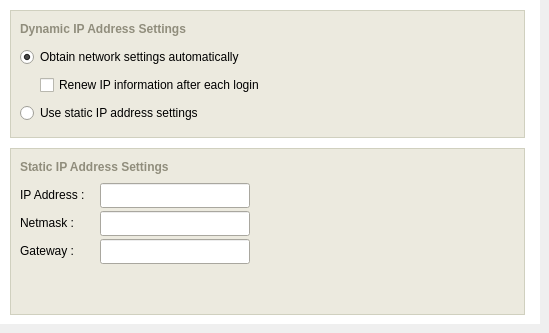
      <widget class="QWidget" name="widgetTabsConnectionsNetworkPage" >
       <attribute name="title" >
        <string>Network</string>
       </attribute>
       <widget class="QFrame" name="backgroundTabsConnectionsNetworkPage" >
        <property name="geometry" >
         <rect>
          <x>0</x>
          <y>0</y>
          <width>540</width>
          <height>324</height>
         </rect>
        </property>
        <property name="palette" >
         <palette>
          <active>
           <colorrole role="WindowText" >
            <brush brushstyle="SolidPattern" >
             <color alpha="255" >
              <red>127</red>
              <green>157</green>
              <blue>185</blue>
             </color>
            </brush>
           </colorrole>
           <colorrole role="Base" >
            <brush brushstyle="SolidPattern" >
             <color alpha="255" >
              <red>255</red>
              <green>255</green>
              <blue>255</blue>
             </color>
            </brush>
           </colorrole>
           <colorrole role="Window" >
            <brush brushstyle="SolidPattern" >
             <color alpha="255" >
              <red>255</red>
              <green>255</green>
              <blue>255</blue>
             </color>
            </brush>
           </colorrole>
          </active>
          <inactive>
           <colorrole role="WindowText" >
            <brush brushstyle="SolidPattern" >
             <color alpha="255" >
              <red>127</red>
              <green>157</green>
              <blue>185</blue>
             </color>
            </brush>
           </colorrole>
           <colorrole role="Base" >
            <brush brushstyle="SolidPattern" >
             <color alpha="255" >
              <red>255</red>
              <green>255</green>
              <blue>255</blue>
             </color>
            </brush>
           </colorrole>
           <colorrole role="Window" >
            <brush brushstyle="SolidPattern" >
             <color alpha="255" >
              <red>255</red>
              <green>255</green>
              <blue>255</blue>
             </color>
            </brush>
           </colorrole>
          </inactive>
          <disabled>
           <colorrole role="WindowText" >
            <brush brushstyle="SolidPattern" >
             <color alpha="255" >
              <red>119</red>
              <green>119</green>
              <blue>119</blue>
             </color>
            </brush>
           </colorrole>
           <colorrole role="Base" >
            <brush brushstyle="SolidPattern" >
             <color alpha="255" >
              <red>255</red>
              <green>255</green>
              <blue>255</blue>
             </color>
            </brush>
           </colorrole>
           <colorrole role="Window" >
            <brush brushstyle="SolidPattern" >
             <color alpha="255" >
              <red>255</red>
              <green>255</green>
              <blue>255</blue>
             </color>
            </brush>
           </colorrole>
          </disabled>
         </palette>
        </property>
        <property name="autoFillBackground" >
         <bool>true</bool>
        </property>
        <property name="frameShape" >
         <enum>QFrame::NoFrame</enum>
        </property>
        <property name="frameShadow" >
         <enum>QFrame::Plain</enum>
        </property>
        <property name="lineWidth" >
         <number>0</number>
        </property>
        <widget class="QFrame" name="dataFrameDHCPSettings" >
         <property name="geometry" >
          <rect>
           <x>10</x>
           <y>10</y>
           <width>515</width>
           <height>128</height>
          </rect>
         </property>
         <property name="minimumSize" >
          <size>
           <width>515</width>
           <height>128</height>
          </size>
         </property>
         <property name="maximumSize" >
          <size>
           <width>515</width>
           <height>128</height>
          </size>
         </property>
         <property name="palette" >
          <palette>
           <active>
            <colorrole role="WindowText" >
             <brush brushstyle="SolidPattern" >
              <color alpha="255" >
               <red>208</red>
               <green>208</green>
               <blue>191</blue>
              </color>
             </brush>
            </colorrole>
            <colorrole role="Base" >
             <brush brushstyle="SolidPattern" >
              <color alpha="255" >
               <red>255</red>
               <green>255</green>
               <blue>255</blue>
              </color>
             </brush>
            </colorrole>
            <colorrole role="Window" >
             <brush brushstyle="SolidPattern" >
              <color alpha="255" >
               <red>236</red>
               <green>234</green>
               <blue>223</blue>
              </color>
             </brush>
            </colorrole>
           </active>
           <inactive>
            <colorrole role="WindowText" >
             <brush brushstyle="SolidPattern" >
              <color alpha="255" >
               <red>208</red>
               <green>208</green>
               <blue>191</blue>
              </color>
             </brush>
            </colorrole>
            <colorrole role="Base" >
             <brush brushstyle="SolidPattern" >
              <color alpha="255" >
               <red>255</red>
               <green>255</green>
               <blue>255</blue>
              </color>
             </brush>
            </colorrole>
            <colorrole role="Window" >
             <brush brushstyle="SolidPattern" >
              <color alpha="255" >
               <red>236</red>
               <green>234</green>
               <blue>223</blue>
              </color>
             </brush>
            </colorrole>
           </inactive>
           <disabled>
            <colorrole role="WindowText" >
             <brush brushstyle="SolidPattern" >
              <color alpha="255" >
               <red>119</red>
               <green>119</green>
               <blue>119</blue>
              </color>
             </brush>
            </colorrole>
            <colorrole role="Base" >
             <brush brushstyle="SolidPattern" >
              <color alpha="255" >
               <red>236</red>
               <green>234</green>
               <blue>223</blue>
              </color>
             </brush>
            </colorrole>
            <colorrole role="Window" >
             <brush brushstyle="SolidPattern" >
              <color alpha="255" >
               <red>236</red>
               <green>234</green>
               <blue>223</blue>
              </color>
             </brush>
            </colorrole>
           </disabled>
          </palette>
         </property>
         <property name="autoFillBackground" >
          <bool>true</bool>
         </property>
         <property name="frameShape" >
          <enum>QFrame::Box</enum>
         </property>
         <property name="frameShadow" >
          <enum>QFrame::Plain</enum>
         </property>
         <widget class="QLabel" name="headerDHCPSettings" >
          <property name="geometry" >
           <rect>
            <x>10</x>
            <y>10</y>
            <width>460</width>
            <height>18</height>
           </rect>
          </property>
          <property name="minimumSize" >
           <size>
            <width>460</width>
            <height>18</height>
           </size>
          </property>
          <property name="maximumSize" >
           <size>
            <width>460</width>
            <height>18</height>
           </size>
          </property>
          <property name="palette" >
           <palette>
            <active>
             <colorrole role="WindowText" >
              <brush brushstyle="SolidPattern" >
               <color alpha="255" >
                <red>144</red>
                <green>141</green>
                <blue>124</blue>
               </color>
              </brush>
             </colorrole>
            </active>
            <inactive>
             <colorrole role="WindowText" >
              <brush brushstyle="SolidPattern" >
               <color alpha="255" >
                <red>144</red>
                <green>141</green>
                <blue>124</blue>
               </color>
              </brush>
             </colorrole>
            </inactive>
            <disabled>
             <colorrole role="WindowText" >
              <brush brushstyle="SolidPattern" >
               <color alpha="255" >
                <red>119</red>
                <green>119</green>
                <blue>119</blue>
               </color>
              </brush>
             </colorrole>
            </disabled>
           </palette>
          </property>
          <property name="font" >
           <font>
            <pointsize>9</pointsize>
            <weight>75</weight>
            <bold>true</bold>
           </font>
          </property>
          <property name="lineWidth" >
           <number>0</number>
          </property>
          <property name="text" >
           <string>Dynamic IP Address Settings</string>
          </property>
          <property name="alignment" >
           <set>Qt::AlignLeading|Qt::AlignLeft|Qt::AlignVCenter</set>
          </property>
          <property name="margin" >
           <number>0</number>
          </property>
          <property name="indent" >
           <number>0</number>
          </property>
         </widget>
         <widget class="QRadioButton" name="dataRadioDHCP" >
          <property name="geometry" >
           <rect>
            <x>10</x>
            <y>38</y>
            <width>300</width>
            <height>18</height>
           </rect>
          </property>
          <property name="minimumSize" >
           <size>
            <width>300</width>
            <height>18</height>
           </size>
          </property>
          <property name="maximumSize" >
           <size>
            <width>300</width>
            <height>18</height>
           </size>
          </property>
          <property name="palette" >
           <palette>
            <active>
             <colorrole role="WindowText" >
              <brush brushstyle="SolidPattern" >
               <color alpha="255" >
                <red>0</red>
                <green>0</green>
                <blue>0</blue>
               </color>
              </brush>
             </colorrole>
            </active>
            <inactive>
             <colorrole role="WindowText" >
              <brush brushstyle="SolidPattern" >
               <color alpha="255" >
                <red>0</red>
                <green>0</green>
                <blue>0</blue>
               </color>
              </brush>
             </colorrole>
            </inactive>
            <disabled>
             <colorrole role="WindowText" >
              <brush brushstyle="SolidPattern" >
               <color alpha="255" >
                <red>119</red>
                <green>119</green>
                <blue>119</blue>
               </color>
              </brush>
             </colorrole>
            </disabled>
           </palette>
          </property>
          <property name="text" >
           <string>Obtain network settings automatically</string>
          </property>
          <property name="checked" >
           <bool>true</bool>
          </property>
         </widget>
         <widget class="QCheckBox" name="dataCheckboxRenewSettings" >
          <property name="geometry" >
           <rect>
            <x>30</x>
            <y>66</y>
            <width>300</width>
            <height>18</height>
           </rect>
          </property>
          <property name="minimumSize" >
           <size>
            <width>300</width>
            <height>18</height>
           </size>
          </property>
          <property name="maximumSize" >
           <size>
            <width>300</width>
            <height>18</height>
           </size>
          </property>
          <property name="palette" >
           <palette>
            <active>
             <colorrole role="WindowText" >
              <brush brushstyle="SolidPattern" >
               <color alpha="255" >
                <red>0</red>
                <green>0</green>
                <blue>0</blue>
               </color>
              </brush>
             </colorrole>
            </active>
            <inactive>
             <colorrole role="WindowText" >
              <brush brushstyle="SolidPattern" >
               <color alpha="255" >
                <red>0</red>
                <green>0</green>
                <blue>0</blue>
               </color>
              </brush>
             </colorrole>
            </inactive>
            <disabled>
             <colorrole role="WindowText" >
              <brush brushstyle="SolidPattern" >
               <color alpha="255" >
                <red>119</red>
                <green>119</green>
                <blue>119</blue>
               </color>
              </brush>
             </colorrole>
            </disabled>
           </palette>
          </property>
          <property name="text" >
           <string>Renew IP information after each login</string>
          </property>
         </widget>
         <widget class="QRadioButton" name="dataRadioStaticIP" >
          <property name="geometry" >
           <rect>
            <x>10</x>
            <y>94</y>
            <width>300</width>
            <height>18</height>
           </rect>
          </property>
          <property name="minimumSize" >
           <size>
            <width>300</width>
            <height>18</height>
           </size>
          </property>
          <property name="maximumSize" >
           <size>
            <width>300</width>
            <height>18</height>
           </size>
          </property>
          <property name="palette" >
           <palette>
            <active>
             <colorrole role="WindowText" >
              <brush brushstyle="SolidPattern" >
               <color alpha="255" >
                <red>0</red>
                <green>0</green>
                <blue>0</blue>
               </color>
              </brush>
             </colorrole>
            </active>
            <inactive>
             <colorrole role="WindowText" >
              <brush brushstyle="SolidPattern" >
               <color alpha="255" >
                <red>0</red>
                <green>0</green>
                <blue>0</blue>
               </color>
              </brush>
             </colorrole>
            </inactive>
            <disabled>
             <colorrole role="WindowText" >
              <brush brushstyle="SolidPattern" >
               <color alpha="255" >
                <red>119</red>
                <green>119</green>
                <blue>119</blue>
               </color>
              </brush>
             </colorrole>
            </disabled>
           </palette>
          </property>
          <property name="text" >
           <string>Use static IP address settings</string>
          </property>
         </widget>
        </widget>
        <widget class="QFrame" name="dataFrameStaticIPSettings" >
         <property name="geometry" >
          <rect>
           <x>10</x>
           <y>148</y>
           <width>515</width>
           <height>167</height>
          </rect>
         </property>
         <property name="minimumSize" >
          <size>
           <width>515</width>
           <height>167</height>
          </size>
         </property>
         <property name="maximumSize" >
          <size>
           <width>515</width>
           <height>167</height>
          </size>
         </property>
         <property name="palette" >
          <palette>
           <active>
            <colorrole role="WindowText" >
             <brush brushstyle="SolidPattern" >
              <color alpha="255" >
               <red>208</red>
               <green>208</green>
               <blue>191</blue>
              </color>
             </brush>
            </colorrole>
            <colorrole role="Base" >
             <brush brushstyle="SolidPattern" >
              <color alpha="255" >
               <red>255</red>
               <green>255</green>
               <blue>255</blue>
              </color>
             </brush>
            </colorrole>
            <colorrole role="Window" >
             <brush brushstyle="SolidPattern" >
              <color alpha="255" >
               <red>236</red>
               <green>234</green>
               <blue>223</blue>
              </color>
             </brush>
            </colorrole>
           </active>
           <inactive>
            <colorrole role="WindowText" >
             <brush brushstyle="SolidPattern" >
              <color alpha="255" >
               <red>208</red>
               <green>208</green>
               <blue>191</blue>
              </color>
             </brush>
            </colorrole>
            <colorrole role="Base" >
             <brush brushstyle="SolidPattern" >
              <color alpha="255" >
               <red>255</red>
               <green>255</green>
               <blue>255</blue>
              </color>
             </brush>
            </colorrole>
            <colorrole role="Window" >
             <brush brushstyle="SolidPattern" >
              <color alpha="255" >
               <red>236</red>
               <green>234</green>
               <blue>223</blue>
              </color>
             </brush>
            </colorrole>
           </inactive>
           <disabled>
            <colorrole role="WindowText" >
             <brush brushstyle="SolidPattern" >
              <color alpha="255" >
               <red>119</red>
               <green>119</green>
               <blue>119</blue>
              </color>
             </brush>
            </colorrole>
            <colorrole role="Base" >
             <brush brushstyle="SolidPattern" >
              <color alpha="255" >
               <red>236</red>
               <green>234</green>
               <blue>223</blue>
              </color>
             </brush>
            </colorrole>
            <colorrole role="Window" >
             <brush brushstyle="SolidPattern" >
              <color alpha="255" >
               <red>236</red>
               <green>234</green>
               <blue>223</blue>
              </color>
             </brush>
            </colorrole>
           </disabled>
          </palette>
         </property>
         <property name="autoFillBackground" >
          <bool>true</bool>
         </property>
         <property name="frameShape" >
          <enum>QFrame::Box</enum>
         </property>
         <property name="frameShadow" >
          <enum>QFrame::Plain</enum>
         </property>
         <widget class="QLabel" name="headerStaticIPSettings" >
          <property name="geometry" >
           <rect>
            <x>10</x>
            <y>10</y>
            <width>460</width>
            <height>18</height>
           </rect>
          </property>
          <property name="minimumSize" >
           <size>
            <width>460</width>
            <height>18</height>
           </size>
          </property>
          <property name="maximumSize" >
           <size>
            <width>460</width>
            <height>18</height>
           </size>
          </property>
          <property name="palette" >
           <palette>
            <active>
             <colorrole role="WindowText" >
              <brush brushstyle="SolidPattern" >
               <color alpha="255" >
                <red>144</red>
                <green>141</green>
                <blue>124</blue>
               </color>
              </brush>
             </colorrole>
            </active>
            <inactive>
             <colorrole role="WindowText" >
              <brush brushstyle="SolidPattern" >
               <color alpha="255" >
                <red>144</red>
                <green>141</green>
                <blue>124</blue>
               </color>
              </brush>
             </colorrole>
            </inactive>
            <disabled>
             <colorrole role="WindowText" >
              <brush brushstyle="SolidPattern" >
               <color alpha="255" >
                <red>119</red>
                <green>119</green>
                <blue>119</blue>
               </color>
              </brush>
             </colorrole>
            </disabled>
           </palette>
          </property>
          <property name="font" >
           <font>
            <pointsize>9</pointsize>
            <weight>75</weight>
            <bold>true</bold>
           </font>
          </property>
          <property name="lineWidth" >
           <number>0</number>
          </property>
          <property name="text" >
           <string>Static IP Address Settings</string>
          </property>
          <property name="alignment" >
           <set>Qt::AlignLeading|Qt::AlignLeft|Qt::AlignVCenter</set>
          </property>
          <property name="margin" >
           <number>0</number>
          </property>
          <property name="indent" >
           <number>0</number>
          </property>
         </widget>
         <widget class="QLabel" name="labelStaticIPAddress" >
          <property name="geometry" >
           <rect>
            <x>10</x>
            <y>38</y>
            <width>80</width>
            <height>18</height>
           </rect>
          </property>
          <property name="minimumSize" >
           <size>
            <width>80</width>
            <height>18</height>
           </size>
          </property>
          <property name="maximumSize" >
           <size>
            <width>80</width>
            <height>18</height>
           </size>
          </property>
          <property name="palette" >
           <palette>
            <active>
             <colorrole role="WindowText" >
              <brush brushstyle="SolidPattern" >
               <color alpha="255" >
                <red>0</red>
                <green>0</green>
                <blue>0</blue>
               </color>
              </brush>
             </colorrole>
            </active>
            <inactive>
             <colorrole role="WindowText" >
              <brush brushstyle="SolidPattern" >
               <color alpha="255" >
                <red>0</red>
                <green>0</green>
                <blue>0</blue>
               </color>
              </brush>
             </colorrole>
            </inactive>
            <disabled>
             <colorrole role="WindowText" >
              <brush brushstyle="SolidPattern" >
               <color alpha="255" >
                <red>119</red>
                <green>119</green>
                <blue>119</blue>
               </color>
              </brush>
             </colorrole>
            </disabled>
           </palette>
          </property>
          <property name="lineWidth" >
           <number>0</number>
          </property>
          <property name="text" >
           <string>IP Address :</string>
          </property>
          <property name="indent" >
           <number>0</number>
          </property>
         </widget>
         <widget class="QLabel" name="labelStaticIPNetmask" >
          <property name="geometry" >
           <rect>
            <x>10</x>
            <y>66</y>
            <width>80</width>
            <height>18</height>
           </rect>
          </property>
          <property name="minimumSize" >
           <size>
            <width>80</width>
            <height>18</height>
           </size>
          </property>
          <property name="maximumSize" >
           <size>
            <width>80</width>
            <height>18</height>
           </size>
          </property>
          <property name="palette" >
           <palette>
            <active>
             <colorrole role="WindowText" >
              <brush brushstyle="SolidPattern" >
               <color alpha="255" >
                <red>0</red>
                <green>0</green>
                <blue>0</blue>
               </color>
              </brush>
             </colorrole>
            </active>
            <inactive>
             <colorrole role="WindowText" >
              <brush brushstyle="SolidPattern" >
               <color alpha="255" >
                <red>0</red>
                <green>0</green>
                <blue>0</blue>
               </color>
              </brush>
             </colorrole>
            </inactive>
            <disabled>
             <colorrole role="WindowText" >
              <brush brushstyle="SolidPattern" >
               <color alpha="255" >
                <red>119</red>
                <green>119</green>
                <blue>119</blue>
               </color>
              </brush>
             </colorrole>
            </disabled>
           </palette>
          </property>
          <property name="lineWidth" >
           <number>0</number>
          </property>
          <property name="text" >
           <string>Netmask :</string>
          </property>
          <property name="indent" >
           <number>0</number>
          </property>
         </widget>
         <widget class="QLabel" name="labelStaticIPGateway" >
          <property name="geometry" >
           <rect>
            <x>10</x>
            <y>94</y>
            <width>80</width>
            <height>18</height>
           </rect>
          </property>
          <property name="minimumSize" >
           <size>
            <width>80</width>
            <height>18</height>
           </size>
          </property>
          <property name="maximumSize" >
           <size>
            <width>80</width>
            <height>18</height>
           </size>
          </property>
          <property name="palette" >
           <palette>
            <active>
             <colorrole role="WindowText" >
              <brush brushstyle="SolidPattern" >
               <color alpha="255" >
                <red>0</red>
                <green>0</green>
                <blue>0</blue>
               </color>
              </brush>
             </colorrole>
            </active>
            <inactive>
             <colorrole role="WindowText" >
              <brush brushstyle="SolidPattern" >
               <color alpha="255" >
                <red>0</red>
                <green>0</green>
                <blue>0</blue>
               </color>
              </brush>
             </colorrole>
            </inactive>
            <disabled>
             <colorrole role="WindowText" >
              <brush brushstyle="SolidPattern" >
               <color alpha="255" >
                <red>119</red>
                <green>119</green>
                <blue>119</blue>
               </color>
              </brush>
             </colorrole>
            </disabled>
           </palette>
          </property>
          <property name="lineWidth" >
           <number>0</number>
          </property>
          <property name="text" >
           <string>Gateway :</string>
          </property>
          <property name="indent" >
           <number>0</number>
          </property>
         </widget>
         <widget class="QLineEdit" name="dataFieldStaticIPAddress" >
          <property name="geometry" >
           <rect>
            <x>90</x>
            <y>35</y>
            <width>150</width>
            <height>25</height>
           </rect>
          </property>
          <property name="minimumSize" >
           <size>
            <width>150</width>
            <height>25</height>
           </size>
          </property>
          <property name="maximumSize" >
           <size>
            <width>150</width>
            <height>25</height>
           </size>
          </property>
          <property name="maxLength" >
           <number>15</number>
          </property>
         </widget>
         <widget class="QLineEdit" name="dataFieldStaticIPNetmask" >
          <property name="geometry" >
           <rect>
            <x>90</x>
            <y>63</y>
            <width>150</width>
            <height>25</height>
           </rect>
          </property>
          <property name="minimumSize" >
           <size>
            <width>150</width>
            <height>25</height>
           </size>
          </property>
          <property name="maximumSize" >
           <size>
            <width>150</width>
            <height>25</height>
           </size>
          </property>
          <property name="maxLength" >
           <number>15</number>
          </property>
         </widget>
         <widget class="QLineEdit" name="dataFieldStaticIPGateway" >
          <property name="geometry" >
           <rect>
            <x>90</x>
            <y>91</y>
            <width>150</width>
            <height>25</height>
           </rect>
          </property>
          <property name="minimumSize" >
           <size>
            <width>150</width>
            <height>25</height>
           </size>
          </property>
          <property name="maximumSize" >
           <size>
            <width>150</width>
            <height>25</height>
           </size>
          </property>
          <property name="maxLength" >
           <number>15</number>
          </property>
         </widget>
        </widget>
       </widget>
      </widget>
